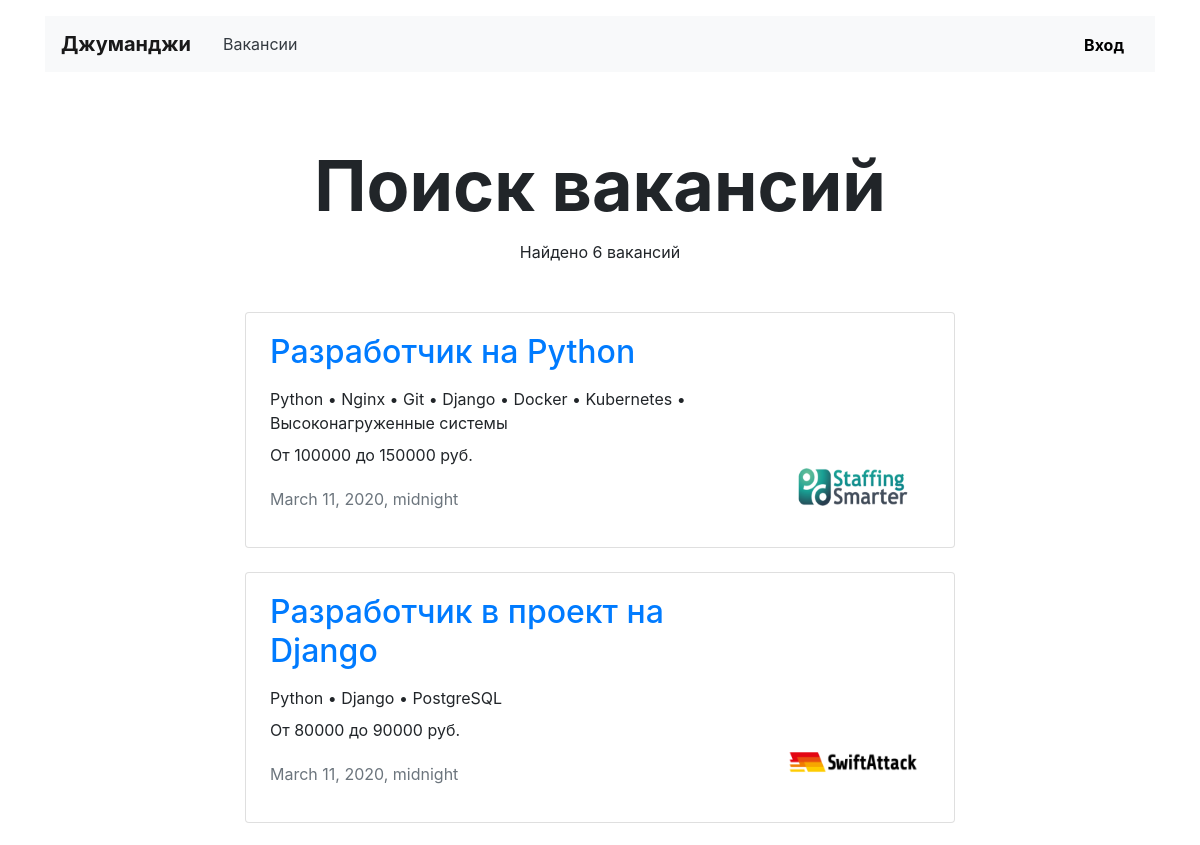
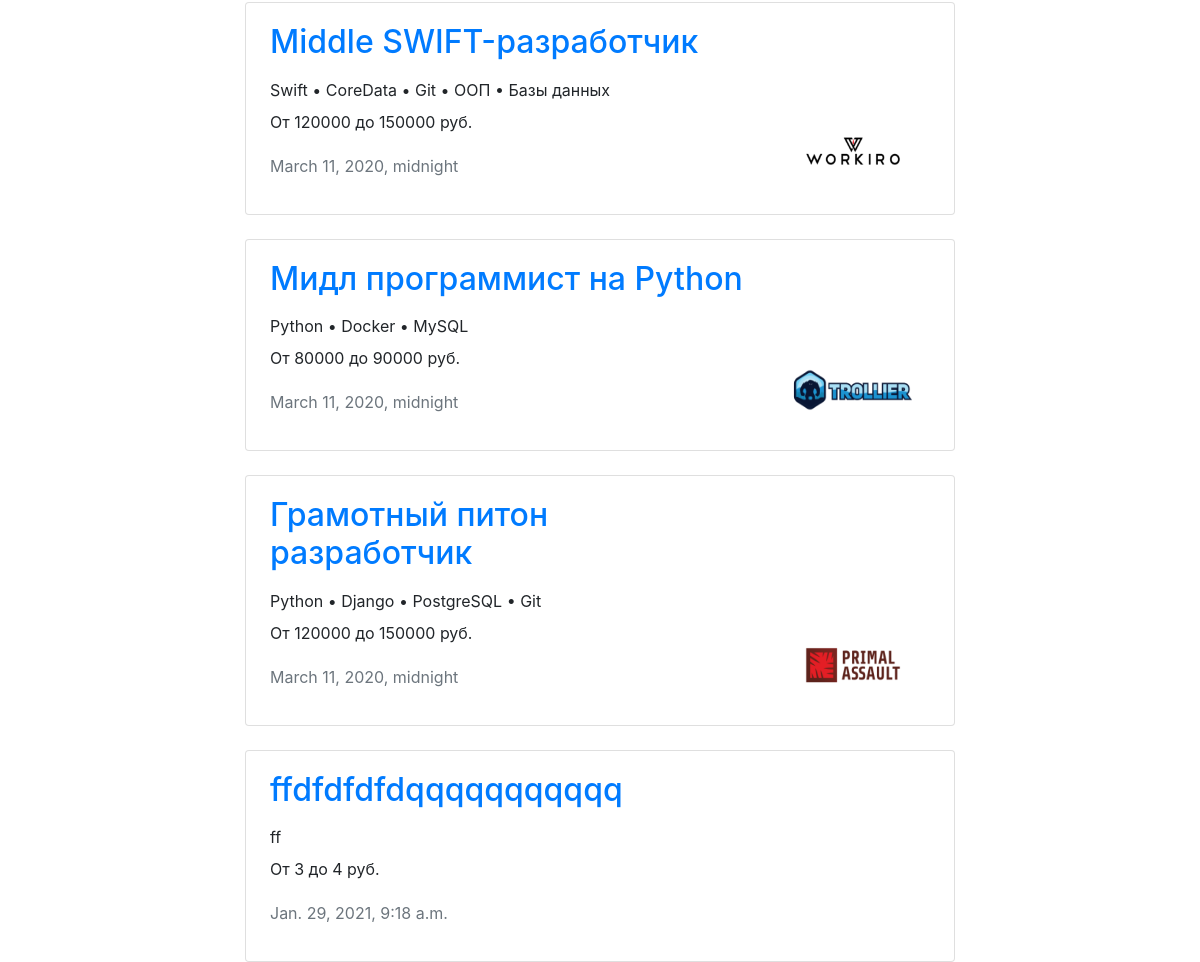
/vacancies/, run on an earlier commit of the app's database (2 pictures, top to bottom).
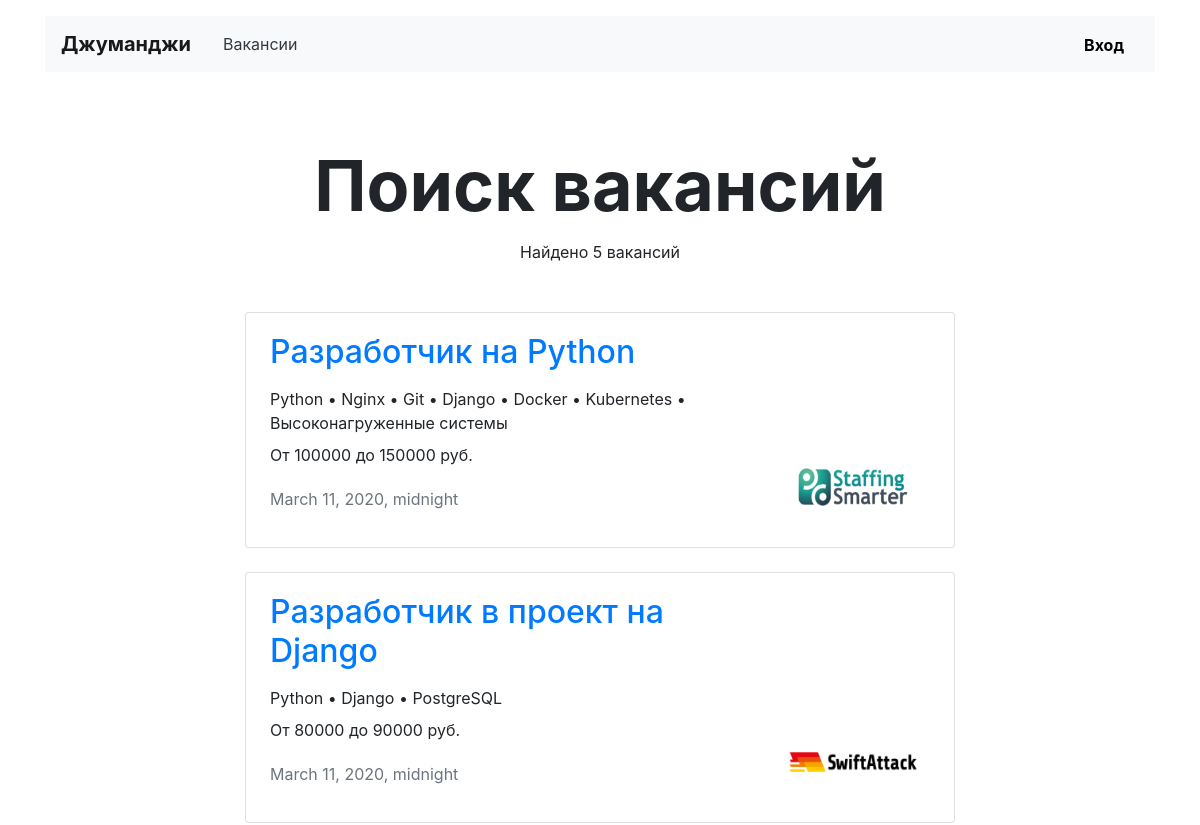
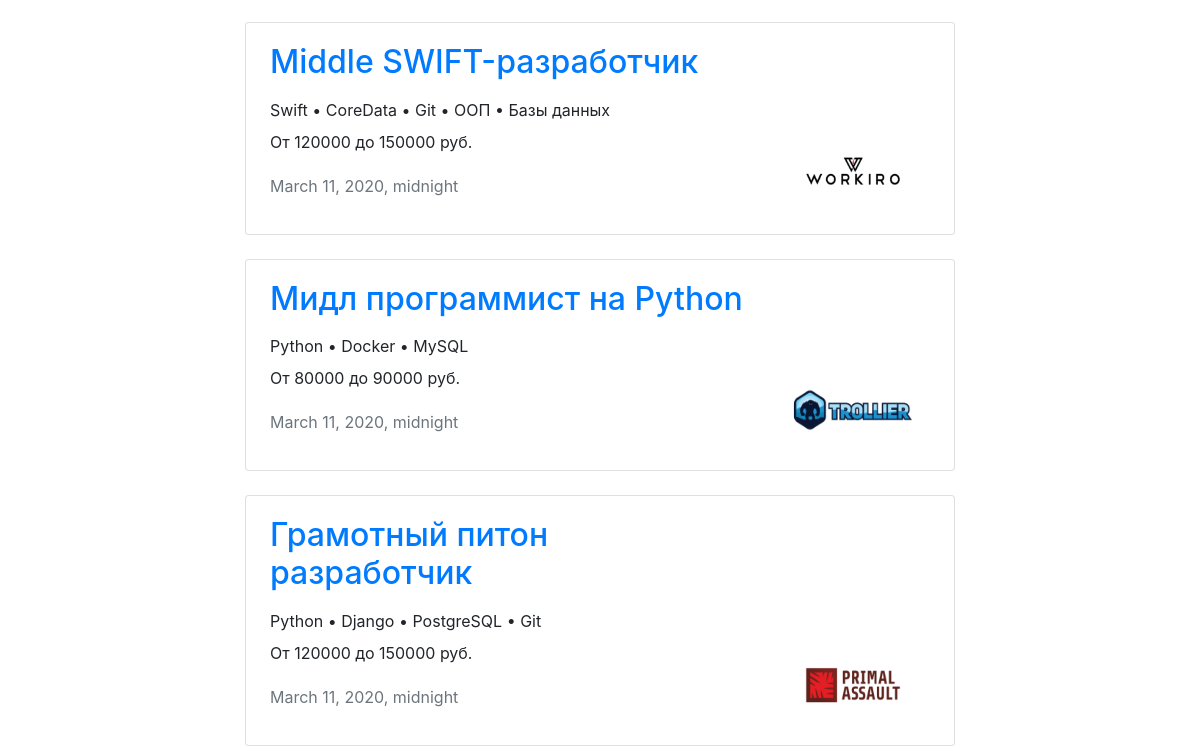
And on a later commit of the database (2 pictures, top to bottom).
### vacancies/models.py (models this page shows, shortened)
class Vacancy(models.Model):
    title = models.CharField(max_length=120)
    specialty = models.ForeignKey(Specialty, on_delete=models.CASCADE, related_name='vacancies')
    company = models.ForeignKey(Company, on_delete=models.CASCADE, related_name='vacancies')
    skills = models.TextField()
    description = models.TextField()
    salary_from = models.IntegerField()
    salary_to = models.IntegerField()
    posted = models.DateTimeField()

class Company(models.Model):
    title = models.CharField(max_length=120)
    location = models.CharField(max_length=120)
    logo = models.ImageField(upload_to=settings.MEDIA_COMPANY_IMAGE_DIR, null=True, blank=True)
    description = models.TextField()
    employee_count = models.IntegerField()
    owner = models.ForeignKey(User, on_delete=models.SET_NULL, null=True, blank=True)

### vacancies/views.py (the view)
# urls.py: path('vacancies/', AllVacanciesView.as_view(), name='all_vacancies'),
class AllVacanciesView(TemplateView):
    template_name = 'vacancies/vacancies.html'
    def get_context_data(self, **kwargs):
        context = super(AllVacanciesView, self).get_context_data(**kwargs)
        context['count_of_vacancies'] = Vacancy.objects.count()
        context['vacancies'] = Vacancy.objects.all()
        return context

### templates/vacancies/vacancies.html (shortened to what this page needs)
{% extends 'vacancies/list_of_vacancies.html' %}
{% block header_container %}
    Поиск вакансий
{% endblock %}

### templates/vacancies/vacancy_card.html
{% load static %}
<div class="row mt-4">
    <div class="col-12 col-lg-8 offset-lg-2 m-auto">
        <div class="card">
            <div class="card-body px-4">
                <div class="row">
                    <div class="col-12 col-md-8 col-lg-9">
                        <h2 class="h2 pb-2"><a
                                href="{% url 'vacancy' vacancy.id %}">{{ vacancy.title }}</a></h2>
                        <p class="mb-2">{{ vacancy.skills }}</p>
                        <p>От {{ vacancy.salary_from }} до {{ vacancy.salary_to }} руб.</p>
                        <p class="text-muted pt-1">{{ vacancy.posted }}</p>
                    </div>
                    <div class="col-12 col-md-4 col-lg-3 d-flex align-items-end">
                        {% if vacancy.company.logo %}
                            <a href="{% url 'company' vacancy.company.id %}"><img src="{{ vacancy.company.logo.url }}"
                                                                                  width="130" height="80"
                                                                                  alt=""></a>{% endif %}
                    </div>
                </div>
            </div>
        </div>
    </div>
</div>

What changed in the data, as far as the page shows it:
removed Vacancy: title "ffdfdfdfdqqqqqqqqqqq", skills "ff", salary_from "3", salary_to "4", posted "Jan. 29, 2021, 9:18 a.m."
Also different on the page:
{{ count_of_vacancies }}: "6" → "5"
